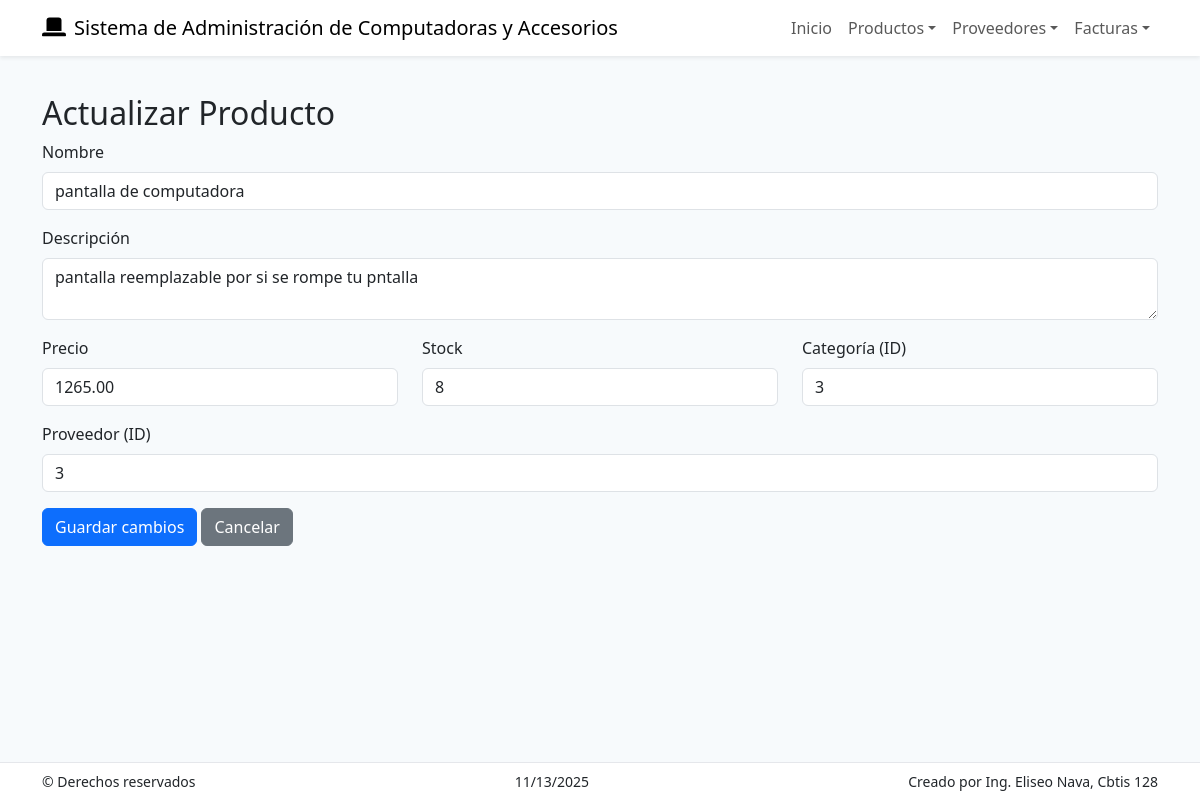
The page /productos/actualizar/3/ on the database its author committed.
### app_Computadoras/models.py (models this page shows, shortened)
class Producto(models.Model):
    nombre = models.CharField(max_length=255)
    descripcion = models.TextField(blank=True, null=True)
    precio = models.DecimalField(max_digits=10, decimal_places=2)
    stock = models.IntegerField()
    categoria = models.CharField(max_length=100)
    proveedor = models.ForeignKey(Proveedor, on_delete=models.CASCADE, null=True, blank=True)

class Proveedor(models.Model):
    nombre = models.CharField(max_length=255)
    contacto = models.CharField(max_length=255, blank=True, null=True)
    telefono = models.CharField(max_length=20, blank=True, null=True)
    correo = models.CharField(max_length=255, blank=True, null=True)
    direccion = models.CharField(max_length=255, blank=True, null=True)
    pais = models.CharField(max_length=100, blank=True, null=True)

### app_Computadoras/views.py (the view, shortened to what this page needs)
# urls.py: path('productos/actualizar/<int:id>/', views.actualizar_producto, name="actualizar_producto"),
def actualizar_producto(request, id):
    producto = get_object_or_404(Producto, id=id)
    proveedores = Proveedor.objects.all()
    return render(request, 'producto/actualizar_producto.html', {'producto': producto, 'proveedores': proveedores})

### app_Computadoras/templates/producto/actualizar_producto.html (shortened to what this page needs)
{% extends "base.html" %}
{% block content %}
<h2>Actualizar Producto</h2>
<form method="POST" action="{% url 'actualizar_producto' producto.id %}">
  <div class="mb-3">
    <label class="form-label">Nombre</label>
    <input class="form-control" name="nombre" value="{{ producto.nombre }}">
  </div>
  <div class="mb-3">
    <label class="form-label">Descripción</label>
    <textarea class="form-control" name="descripcion">{{ producto.descripcion }}</textarea>
  </div>
  <div class="row">
    <div class="col">
      <label class="form-label">Precio</label>
      <input class="form-control" name="precio" value="{{ producto.precio }}">
    </div>
    <div class="col">
      <label class="form-label">Stock</label>
      <input class="form-control" name="stock" value="{{ producto.stock }}">
    </div>
    <div class="col">
      <label class="form-label">Categoría (ID)</label>
      <input class="form-control" name="categoria" value="{{ producto.categoria }}">
    </div>
  </div>
  <div class="mb-3 mt-3">
    <label class="form-label">Proveedor (ID)</label>
    <input class="form-control" name="proveedor" value="{% if producto.proveedor %}{{ producto.proveedor.id }}{% endif %}">
  </div>
  <button class="btn btn-primary">Guardar cambios</button>
  <a class="btn btn-secondary" href="{% url 'ver_productos' %}">Cancelar</a>
</form>
{% endblock %}

### app_Computadoras/templates/base.html (style rules this page uses)
body { padding-top: 70px; padding-bottom: 70px; background-color: #f7fafc; }

### rows shown on the page
Producto: nombre "pantalla de computadora", descripcion "pantalla reemplazable por si se rompe tu pntalla", precio "1265.00", stock "8", categoria "3", proveedor "3"
